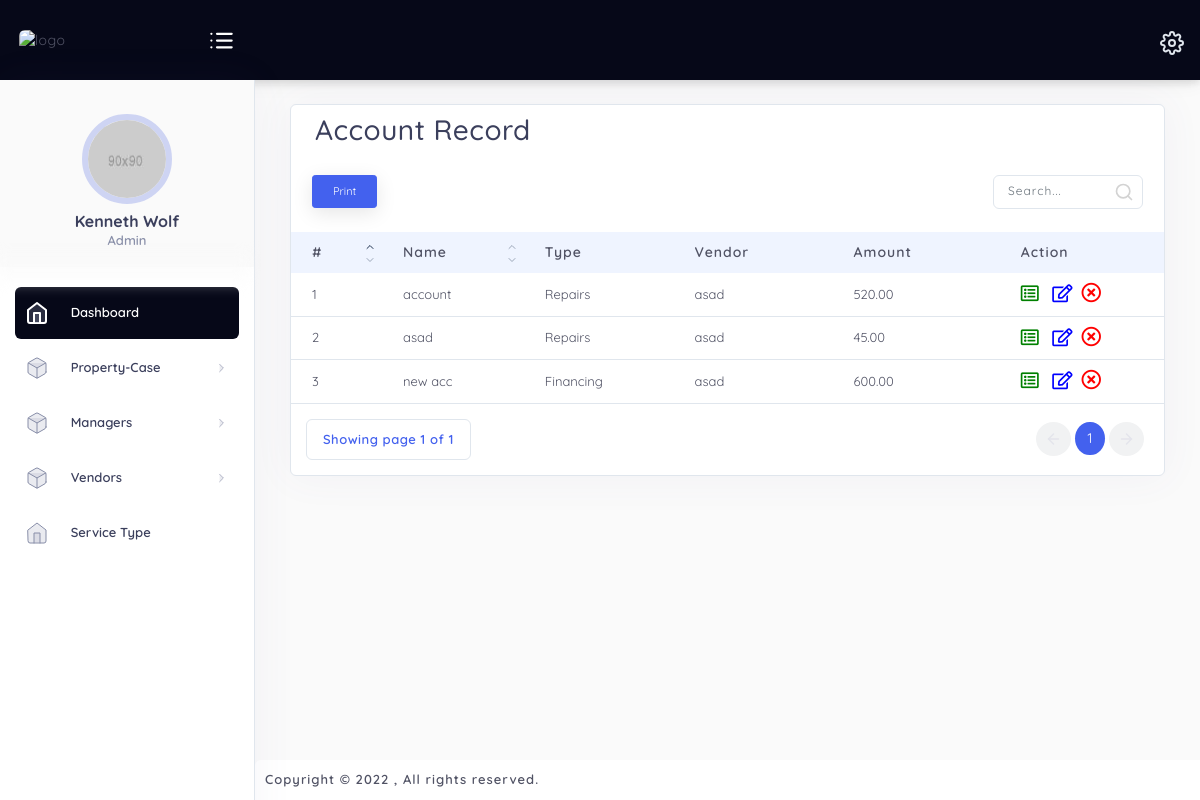
The page /hud/admin/view_accounting.php?case_id=155 on the database its author committed.
### tables this page shows
CREATE TABLE `property_accounting` (
  `id` int(11) NOT NULL,
  `case_id` int(11) NOT NULL,
  `name` varchar(255) NOT NULL,
  `type` int(11) NOT NULL,
  `date` varchar(255) NOT NULL,
  `amount` decimal(10,2) NOT NULL,
  `bill_image` varchar(300) NOT NULL,
  `memo` varchar(5000) NOT NULL,
  `vendor_id` int(11) NOT NULL,
  `created_at` timestamp NOT NULL DEFAULT current_timestamp(),
  `updated_at` timestamp NOT NULL DEFAULT current_timestamp() ON UPDATE current_timestamp()
);

CREATE TABLE `service_type` (
  `id` int(11) NOT NULL,
  `name` varchar(255) NOT NULL
);

CREATE TABLE `vendors` (
  `id` int(11) NOT NULL,
  `name` varchar(255) NOT NULL,
  `email` varchar(255) NOT NULL,
  `phone` varchar(255) NOT NULL,
  `memo` varchar(5000) NOT NULL,
  `type` int(11) NOT NULL,
  `street` varchar(255) NOT NULL,
  `city` varchar(255) NOT NULL,
  `state` varchar(255) NOT NULL,
  `zip` varchar(255) NOT NULL,
  `country` varchar(255) NOT NULL,
  `created_at` timestamp NOT NULL DEFAULT current_timestamp(),
  `updated_at` timestamp NOT NULL DEFAULT current_timestamp() ON UPDATE current_timestamp()
);

### hud/admin/view_accounting.php (the view, shortened to what this page needs)
<?php
include_once('../db/db.php');
$case_id=$_GET['case_id'];
$get_accounting=mysqli_query($conn,"Select property_accounting.*,service_type.name as service,vendors.name as vendor from property_accounting INNER JOIN service_type ON service_type.id=property_accounting.type INNER JOIN vendors ON vendors.id=property_accounting.vendor_id where property_accounting.case_id='$case_id'");
?>
<!DOCTYPE html>
<html lang="en">
    <?php include_once('includes/head.php');?>
    <link rel="stylesheet" type="text/css" href="plugins/table/datatable/datatables.css">
    <link rel="stylesheet" type="text/css" href="plugins/table/datatable/custom_dt_html5.css">
    <link rel="stylesheet" type="text/css" href="plugins/table/datatable/dt-global_style.css">
    <body class="sidebar-noneoverflow">
        <?php include_once('includes/topbar.php');?>
        <div class="main-container" id="container">
            <?php include_once('includes/sidenav.php');?>
            <div id="content" class="main-content">
                <div class="layout-px-spacing mt-4">
                <div class="col-xl-12 col-lg-12 col-sm-12  layout-spacing mb-4">
                        <div class="widget-content widget-content-area br-6 mt-2">
                            <div class="widget-header ml-4 mt-2">
                                <div class="row">
                                    <div class="col-xl-12 col-md-12 col-sm-12 col-12">
                                        <h3>Account Record</h3>
                                    </div>
                                </div>
                            </div>
                            <table id="html5-extension" class="table table-hover non-hover" style="width:100%">
                                <thead>
                                    <tr>
                                        <th>#</th>
                                        <th>Name</th>
                                        <th class="dt-no-sorting">Type</th>
                                        <th class="dt-no-sorting">Vendor</th>
                                        <th class="dt-no-sorting">Amount</th>
                                        <th class="dt-no-sorting">Action</th>
                                    </tr>
                                </thead>
                                <tbody>
                                    <?php
                                        $count=1;
                                        while ($data2=mysqli_fetch_array($get_accounting)) {
                                    ?>
                                    <tr>
                                        <td><?php echo $count ?></td>
                                        <td><?php echo $data2['name']; ?></td>
                                        <td>
                                            <?php echo $data2['service']; ?>
                                        </td>
                                        <td>
                                            <?php echo $data2['vendor']; ?>
                                        </td>
                                        <td>
                                            <?php echo $data2['amount']; ?>
                                        </td>
                                        <td>
                                        <a data-toggle="modal" data-target="#modal<?php echo $count; ?>"><i class="far fa-list-alt" style="color: green; font-size: 18px;margin-right: 10px" aria-hidden="true"></i></a>
                                            <a href="edit_account.php?id=<?php echo $data2['id'];?>"><i class="far fa-edit" style="color: blue; font-size: 18px;margin-right: 5px" aria-hidden="true"></i></a>
                                            <a href="delete_accounting.php?id=<?php echo $data2['id'];?>&case_id=<?php echo $data2['case_id'];?>" onclick="return confirm('Are you sure?')"><i class="far fa-times-circle" style="color: red; font-size: 20px;" aria-hidden="true"></i></a>
                                        </td>
                                    </tr>
                                    <?php
                                        $count++;
                                        }
                                    ?>
                                </tbody>
                            </table>
                        </div>
                    </div>
                </div>
                <?php include_once('includes/footer.php');?>
            </div>
        </div>
    </body>
</html>

### hud/admin/assets/css/dashboard/dash_1.css (style rules this page uses)
.layout-spacing { padding-bottom: 25px; }

### hud/admin/assets/css/main.css (style rules this page uses)
html { min-height: 100%; }
body { color: #888ea8; height: 100%; font-size: 0.875rem; background: #f1f2f3; overflow-x: hidden; overflow-y: auto; letter-spacing: 0.0312rem; font-family: 'Quicksand', sans-serif; }
h1, h2, h3, h4, h5, h6 { color: #3b3f5c; }
a { color: #515365; outline: none; }
.table > tbody > tr > td { vertical-align: middle; color: #515365; font-size: 13px; letter-spacing: 1px; }
.table > thead > tr > th { color: #060818; font-weight: 700; font-size: 13px; letter-spacing: 1px; text-transform: uppercase; }
.table thead th { vertical-align: bottom; border-bottom: none; }
.br-6 { border-radius: 6px !important; }

### hud/admin/assets/css/structure.css (style rules this page uses)
html { min-height: 100%; }
body { color: #888ea8; height: 100%; font-size: 0.875rem; background: #fafafa; overflow-x: hidden; overflow-y: auto; letter-spacing: 0.0312rem; font-family: 'Quicksand', sans-serif; }
h1, h2, h3, h4, h5, h6 { color: #3b3f5c; }
.main-container { min-height: 100vh; display: -webkit-box; display: -ms-flexbox; display: flex; -webkit-box-orient: horizontal; -webkit-box-direction: normal; -ms-flex-direction: row; flex-direction: row; -ms-flex-wrap: wrap; flex-wrap: wrap; -webkit-box-pack: start; -ms-flex-pack: start; justify-content: flex-start; }
#content { width: 50%; flex-grow: 8; margin-top: 80px; margin-bottom: 0; margin-left: 255px; -webkit-transition: .3s ease all; transition: .3s ease all; }
.layout-spacing { padding-bottom: 40px; }
.layout-px-spacing { padding: 0 20px 0 20px !important; min-height: calc(100vh - 140px) !important; }
.widget-content-area { padding: 20px; position: relative; background-color: #fff; border-bottom-left-radius: 6px; border-bottom-right-radius: 6px; }

### rows shown on the page
property_accounting: name "account", type.name "Repairs", vendor.name "asad", amount "520.00"
property_accounting: name "asad", type.name "Repairs", vendor.name "asad", amount "45.00"
property_accounting: name "new acc", type.name "Financing", vendor.name "asad", amount "600.00"
